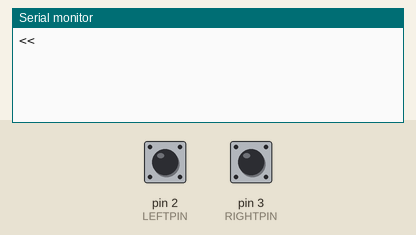
Recording of a sketch running on a simulated Arduino Uno, built with avr-gcc and run on an emulated ATmega328P. Parts: the last lines printed to the serial monitor. Inputs (shaded band) come from the test bench; at power-on: pin 2 (LEFTPIN) HIGH, pin 3 (RIGHTPIN) HIGH.

Above: at 1.2 s.
1.3 s: pin 2 (LEFTPIN) pulled LOW for 0.15 s
At 2.0 s:
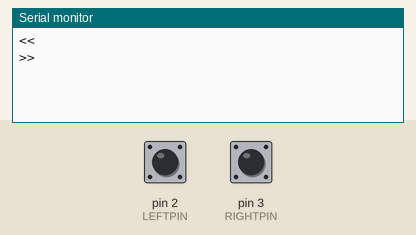
2.9 s: pin 3 (RIGHTPIN) pulled LOW for 0.15 s
At 4.4 s:
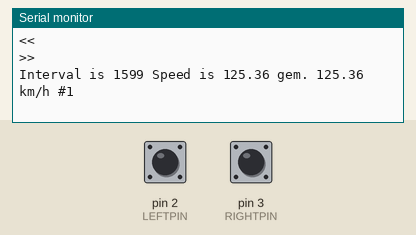

The sketch:

speedMeasurement_Interrupt.ino
```cpp
/*
  Example code by Eddy Luursema 2022 Febrary

  Simple speed measuring system for model train control using two IR gatesways
  This example uses interrupts on pin2 and 3 of the Atmel386P which can be configured for interrupts for a locomotive coming from left of right
*/
const int modelScale = 160;         //the scale the model train is built in e.g. 1:160. Not a constant; can be changed later on using button
const float sensorLength = 348.0;   //the distance between the sensors in mm
const int LEFTPIN = 2;              //must be 2 or 3 on a Arduino Uno/Nano
const int RIGHTPIN = 3;             //must be 2 or 3 on a Arduino Uno/Nano
enum state {NONE, LEFTIN, RIGHTIN}; //is the loc outside the gateway, entered from left or entered from right

volatile state passState; //where is the loc
long previousMillis, currentMillis;
long intervalMillis;
float averageSpeed;
int averageNumber;
volatile bool printState;

void interruptLeft() {
  currentMillis = millis();           //directly after interrupt to assure accurate measurement
  if (passState == NONE) {            //if there would be second interrupt due to bouncing effect of IR gateway, no problem.
    passState = LEFTIN;               //loc is coming from left, save that
    printState = true;
    previousMillis = currentMillis;   //time of entrance is saved
  } else if (passState == RIGHTIN) {  //loc came from right and is now leaving left, start calculation
    intervalMillis = currentMillis - previousMillis;
    passState = NONE;
  }
}

void interruptRight() {
  currentMillis = millis();         //directly after interrupt to assure accurate measurement
  if (passState == NONE) {          //if there would be second interrupt due to bouncing effect of IR gateway, no problem.
    passState = RIGHTIN;           //loc is coming from left, save that
    printState = true;
    previousMillis = currentMillis; //time of entrance is saved
  } else if (passState == LEFTIN) { //loc came from left and is now leaving right, start calculation
    intervalMillis = currentMillis - previousMillis;
    passState = NONE;
  }
}

void setup() {
  pinMode(LEFTPIN, INPUT_PULLUP);
  pinMode(RIGHTPIN, INPUT_PULLUP);
  Serial.begin(9600);
  attachInterrupt(digitalPinToInterrupt(LEFTPIN), interruptLeft, FALLING);
  attachInterrupt(digitalPinToInterrupt(RIGHTPIN), interruptRight, FALLING);
  passState = NONE;   //start without locomotive between gateways
  printState = true; //used as semaphore between interrupt routine and main loop. If true print direction
  intervalMillis = 0; //used as semaphore between interrupt routine and main loop. If unequal 0 print interval and speed
  averageSpeed = 0.0;
  averageNumber = 0;
}
void loop() {
  if (printState) {   //semaphore indicates one of the interrupt functions has direction to print
    if (passState == LEFTIN) {
      Serial.println(">>");
    } else {
      Serial.println("<<");
    }
    printState = false;   //so direction is only printed once
  }
  if (intervalMillis != 0) {  //semaphore indicates one of the interrupt functions has interval and speed to print
    float speed = calculateSpeed(sensorLength, intervalMillis, modelScale);
    Serial.print("Interval is ");
    Serial.print(intervalMillis);
    Serial.print(" Speed is ");
    Serial.print(speed);
    Serial.print(" gem. ");
    averageSpeed = averageSpeed + speed;
    averageNumber++;
    float average = averageSpeed / float(averageNumber);
    Serial.print(average);
    Serial.print(" km/h");
    Serial.print(" #");
    Serial.print(averageNumber);
    intervalMillis = 0;   //so interval is only printed once
  }
}
```

speedMeasurementFunction.ino
```cpp
/*
  Calculates speed of loc given the time interval passing two IR gateways according to scale and length of gateway
*///const float MILLISPERSECOND = 1000.0;
//const float MILLIMETERPERMETER = 1000.0;
const float METERPERSECONDTOKMH = 3.6;

float calculateSpeed(float sensorLength, long intervalMillis, int modelScale) {
  float speed = sensorLength / float(intervalMillis);   // mm per msec
  //speed  = speed / MILLIMETERPERMETER;                // m per msec
  //speed  = speed * MILLISPERSECOND;                   // m/s
  speed  = speed * METERPERSECONDTOKMH;                 // km/h
  speed  = speed * float(modelScale);                   // km/h in real scale
  return speed;
}
```

Measured:
- after the input at 1.3 s, the serial monitor: prints a new line at once (image 1)
- after the input at 2.9 s, the serial monitor: prints a new line at once (image 2)
